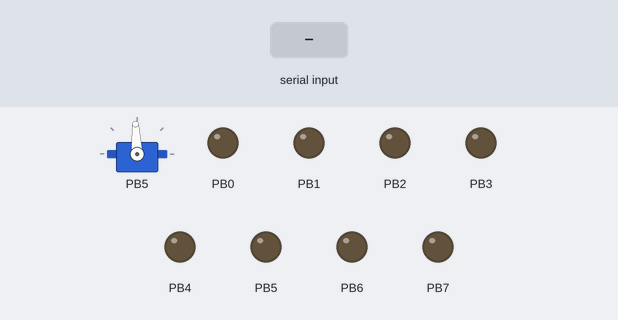
This program was run on a simulated ATmega128, built with avr-gcc and emulated at 16 MHz. Parts: servo, output pins drawn as LEDs (lit = HIGH). The test bench sets the inputs (shaded band). Servo pulses on a pin are drawn as a servo (544–2400 µs = 0–180°); pins used as bus, display or sensor lines are not drawn.

Above: at 1.2 s.
1.3 s: byte 13 ('\r') received over Serial
At 2.4 s:
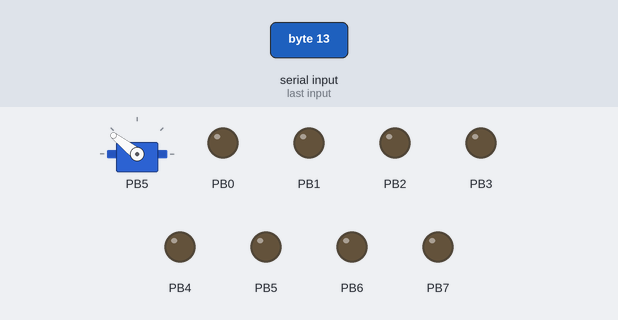
Timing chart, 0 to 4.3 s (numbered marks = the images above; inputs shaded):
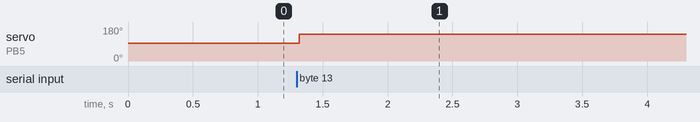

The program:

main.c
```c
#define __DELAY_BACKWARD_COMPATIBLE__
#define F_CPU 16000000UL

#include <avr/io.h>
#include <util/delay.h>
#include <stdbool.h>

#define SERVO_DEG_P60 500
#define SERVO_DEG_M60 250

void timer_init()
{
	TCCR1A = 0x82;
	TCCR1B = 0x1B;
	ICR1 = 4999;
	OCR1A = 375;
}

unsigned char getchar0() {
	while (!(UCSR0A & (1 << RXC0))); // RXC0 비트를 확인하여 데이터 수신 대기
	return UDR0;
}

void moveMotor(bool trigger){
	if (trigger) {
		OCR1A = SERVO_DEG_M60;
		_delay_ms(300);
		} else {
		OCR1A = SERVO_DEG_P60;
		_delay_ms(300);
	}
}

void init(){
	UBRR0H = 0;
	UBRR0L = 8;

	UCSR0B = (1 << RXEN0) | (1 << TXEN0); // RXEN0, TXEN0 비트를 설정하여 송수신 활성화
	UCSR0C = (1 << UCSZ01) | (1 << UCSZ00); // UCSZ01, UCSZ00 비트를 설정하여 프레임 포맷 설정

	DDRB = 0xFF;
	PORTB = 0x00;

	timer_init();
}

int main(void) {
	unsigned char c;
	unsigned char buffer[10];
	unsigned int i = 0;

	init();

	while (1) {
		c = getchar0();

		buffer[i] = c;
		i++;

		if (c == '\r') {
			i = 0;
			if (buffer[0] == 'o' && buffer[1] == 'p' && buffer[2] == 'e' && buffer[3] == 'n' && buffer[4] == '\r') {
				moveMotor(true);
				} else {
				moveMotor(false);
			}
		}
	}
}
```

Measured:
- after the input at 1.3 s, servo on PB5: 93° → 142° at once
